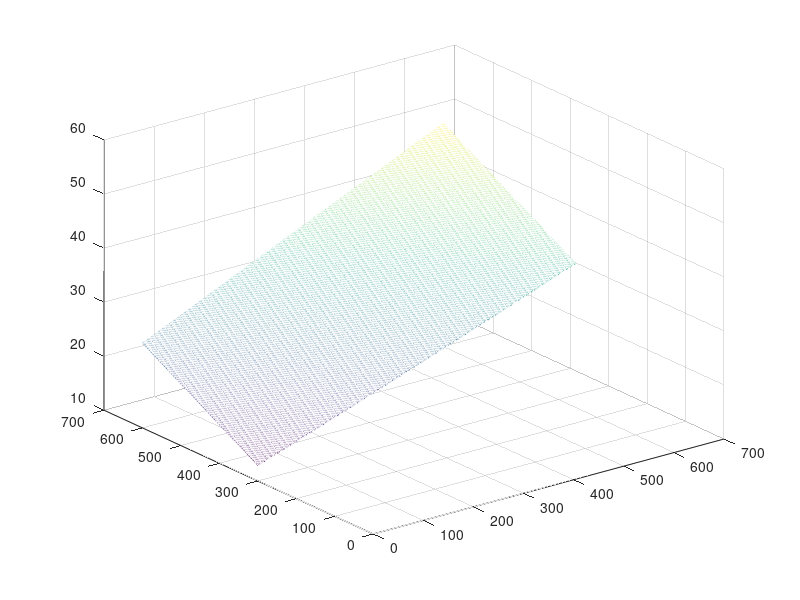

The MATLAB script that drew this image: (Note: this script raises an error after producing the figure.)
clear
close all

R = 3;
%%% method 2: using fmincon as the alternative 
h11 = abs(complex(randn(1,1)/sqrt(2),randn(1,1)/sqrt(2)))^2;
h22 = abs(complex(randn(1,1)/sqrt(2),randn(1,1)/sqrt(2)))^2;
h1 = max(h11,h22);
h2 = min(h11,h22);

Poma =  [(exp(R)-1)/h1 (exp(R)-1)/h2]  ; 
           
stepz = Poma(1)/300;            
z1vec = [0:stepz: 2*Poma(1)];
z2vec = [0:stepz: 2*Poma(1)]; 
Pex = zeros(length(z1vec),length(z2vec)); 
for i = 1 : length(z1vec)
    for k = 1 : length(z2vec)
        Pomaplan(i,k) = Poma(1);
        z1 = z1vec(i);
        z2 = z2vec(k);
        if log(1+z1*h1)+log(1+ exp(-R/2)*h2*z2/sqrt(z1*h2+1))>=R & z1*h2+1<=exp(R)
            Pex(i,k) = z1+z2;
        else
            Pex(i,k) = inf;
        end
    end
end
[id1,id2] = find(Pex==min(Pex(:)));
%[z1vec(id1) z2vec(id1)]
z1 = z1vec(id1); z2 = z2vec(id2);
[min(min(Pex)) Poma(1)]

mesh(Pex)

hold
alpha 0.5

mesh(Pomaplan)
 